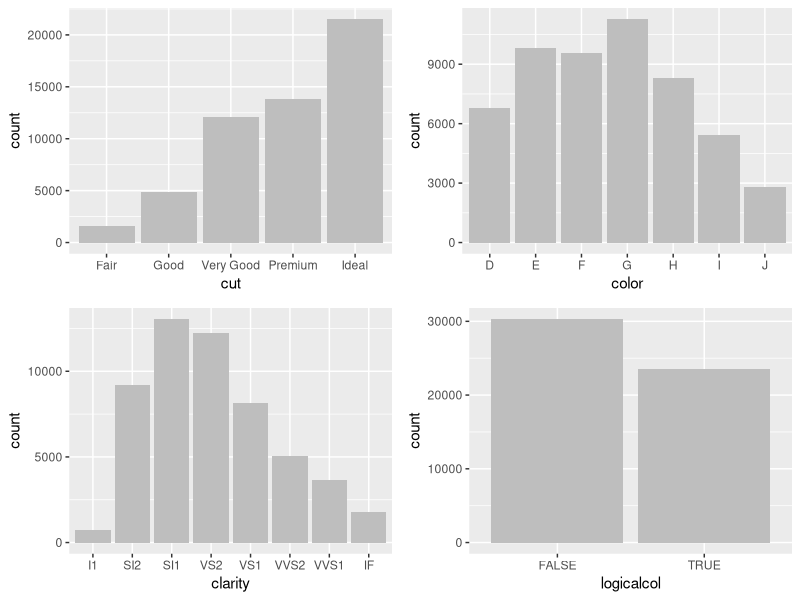

This chart was generated by the following R code:
## ---- chunk 1
require(ggplot2) #load the package to use the diamonds data frame
data(diamonds) #load data frame

rowcar <- nrow(mtcars) #create the variable rowc which has the value of # of rows in mtcars
rowdia <- nrow(diamonds) #create the variable rowd which has the value of # of rows in diamonds
col <- mtcars$vs #create teh variable col which has the value of the vscolumn in mrcars
col1 <- length(which(col == 1)) #create the variable col1 that is the number of rows of 1s in vs clo
col0 <- length(which(col == 0)) #create the variable col0 that is the number of rows of 0s in vsclo
t <- round(rowdia*col1/rowcar) # create the variable t, with the value of number of trues in the logical column
f <- round(rowdia*col0/rowcar) #create the varaible t,f with the value of number of false in the logical column

diamonds$logicalcol <- rep(c(TRUE,FALSE),times=c(t,f)) # add a logical column to diamonds data named logicalcol with the value of t rows of TRUE and f rows of FALSE

## ---- chunk 2
factorandlogical <- function(dataframe)# this function takes dataframe as input and output all factor and logical lolumns 
{factorcol <- dataframe[sapply(dataframe, is.factor)] # use sapply() to extract factor columns and assign them to factorcol
 logiccol <- dataframe[sapply(dataframe, is.logical)] # use sapply() to extract logical columns and assign them to logiccol
 extract <- data.frame(factorcol,logiccol)
 return(extract)}
 summary(factorandlogical(diamonds)) #test to see the summary for extracted factor and logical column
  

## ---- chunk 3
p1=ggplot(diamonds,aes(x=cut))+geom_bar(fill="gray") #plot a bar graph for factor variable cut and color it as gray 
p2=ggplot(diamonds,aes(x=color))+geom_bar(fill="gray") #plot a bar graph for factor variable color and color it as gray
p3=ggplot(diamonds,aes(x=clarity))+geom_bar(fill="gray") #plot a bar graph for factor variable clarity and color it as gray 
p4=ggplot(diamonds,aes(x=logicalcol))+geom_bar(fill="gray") #plot a bar graph for logical column variable logicalcol and color it as gray 
require(grid)
require(gridExtra) #for the use of multiply graphs into one page
grid.arrange(p1,p2,p3,p4,ncol=2,nrow=2)  # using grid.arragne to put 4 plots into 2 by 2 one page graph
## ---- chunk 4


alistoftable <-function(dataframe){ #create a function take dataframe as input and output a list of frequency table of categorical and logical variable
 variableswanted <- factorandlogical(dataframe) # create the variableswanted as the variables which will be used to create a llist of frequency tbales
 tablelist<-list() # use list() function to create the return variable as a list of table
 for (i in 1:ncol(variableswanted)){ # loop through all wanted variables(factor and logical in this case )
 tablelist[[i]] <- as.data.frame(table(variableswanted[,i])) # use table() to get a frequence table of each variabl in variableswanted, and use as.data.frame to make them as a data frame
 }
return(tablelist)}

alistoftable(diamonds)

#check with another simple method
table <- list(table(diamonds$cut),table(diamonds$color),table(diamonds$clarity),table(diamonds$logicalcol))
table
